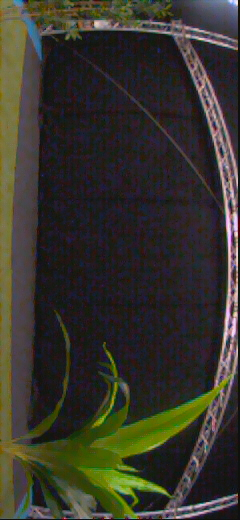
#> input picture DEVELOPMENT/downloads from drone/20260313-100130/131663663.jpg, 240 x 520 px; its folder holds only this picture in this run
$ python create_labeled_images.py
#> lines starting #> are read from the running program, lines starting #| are printed output that depends on the picture; after the words box and inside, x2 and y2 are one past the last pixel; in counts of white or black regions, pixels touching at a corner belong together
### DEVELOPMENT/Python/gd_riccardo/get_obstacle_info_Imp.py

import cv2
import numpy as np
from scipy.ndimage import median_filter

# [112 lines left out: functions find_ground_boundary, get_obstacle_regions, update_and_detect, not called in this run]


# [38 lines of commented-out code are left out]

def is_ground(Y, U, V):
    if U <= 115.50:
        if V <= 145.00:
            if Y <= 85.50:
                if Y <= 78.50:
                    return 0
                else:
                    return 0
            else:
                if U <= 92.50:
                    return 0
                else:
                    return 255
        else:
            if V <= 152.50:
                if Y <= 177.00:
                    return 255
                else:
                    return 0
            else:
                return 0
    else:
        if U <= 121.50:
            if V <= 137.50:
                if Y <= 87.50:
                    return 0
                else:
                    return 255
            else:
                if U <= 116.50:
                    return 0
                else:
                    return 0
        else:
            if U <= 122.50:
                if V <= 126.00:
                    return 0
                else:
                    return 0
            else:
                if Y <= 62.50:
                    return 0
                else:
                    return 0


vectorized_is_ground = np.vectorize(is_ground)

def detect_green_ground_ml(image_bgr, threshold, median_ksize=3):
    """
    Applies the hardcoded Python decision tree logic to the image.
    """
    # Convert BGR to YUV
    image_yuv = cv2.cvtColor(image_bgr, cv2.COLOR_BGR2YUV)

    # Split the image into its 3 separate color channels
    Y_channel, U_channel, V_channel = cv2.split(image_yuv)

    # Pass the entire channels into our vectorized logic tree at once
    mask = vectorized_is_ground(Y_channel, U_channel, V_channel)

    # Convert back to an 8-bit unsigned integer array for OpenCV
    mask = mask.astype(np.uint8)

    # Simple median blur to reduce speckles
    if median_ksize is not None and median_ksize >= 3 and median_ksize % 2 == 1:
        mask = cv2.medianBlur(mask, median_ksize)

    # Pixel stats
    green_pixel_count = cv2.countNonZero(mask)
    total_pixels = image_bgr.shape[0] * image_bgr.shape[1]
    green_fraction = green_pixel_count / total_pixels if total_pixels > 0 else 0.0

    status = "GROUND FOUND" if green_fraction > threshold else "NO GROUND"

    # Visualization
    result = cv2.bitwise_and(image_bgr, image_bgr, mask=mask)

    return mask, result, green_fraction, status

# [47 lines left out: function get_obstacle_info, not called in this run]

### DEVELOPMENT/Python/gd_riccardo/colored_blob_separator.py
import numpy as np
import cv2


def isolate_ground_blob(binary_img: np.ndarray):
    """
    Having a mask of black and white pixels, determine all the
    contiguous blobs of white pixels and give each of them a label.
    """

    result = cv2.connectedComponentsWithStats(binary_img.astype(np.uint8), connectivity=8)
    totalLabels, labeled_img, values, _ = result

    # values: rows = 1, 2, 3... for each label
    # row:    [pos left, pos top, box width, box height, area]

    indices = np.asarray(range(totalLabels))
    values = np.block([
        values, indices.reshape([-1, 1])
    ])

    # don't consider the background (index = 0)
    for blob_label in indices[1:]:

        blob_area       = values[blob_label, 4]
        blob_width      = values[blob_label, 3] # width in an absolute sense
        single_blob_img = labeled_img.copy()

        single_blob_img[single_blob_img != blob_label] = 0

        # filter out blobs smaller than 1000 pixels
        if blob_area < 1:
            labeled_img[labeled_img == blob_label] = 0
            continue

        # # filter out "unsmooth" blobs
        # elif not sdd.is_smooth_blob(single_blob_img, blob_area, blob_width):
        #     labeled_img[labeled_img == blob_label] = 0
        #     continue

    # set largest blobs to white (max value)
    labeled_img[labeled_img != 0] = 255

    return labeled_img


def fill_holes(binary_img: np.ndarray):
    """
    Fill spots of zeros inside the binary white ground blob
    """
    # Find all contours (external + holes)
    binary_img = binary_img.astype(np.uint8)
    contours, hierarchy = cv2.findContours(binary_img, cv2.RETR_CCOMP, cv2.CHAIN_APPROX_SIMPLE)

    filled = binary_img.copy()
    if hierarchy is not None:
        for i, h in enumerate(hierarchy[0]):
            # h[3] != -1 means it has a parent → it's a hole (inner contour)
            if h[3] != -1:
                cv2.drawContours(filled, contours, i, 255, thickness=cv2.FILLED)

    return np.asarray(filled)


# [52 lines that do not run on import are left out]

### DEVELOPMENT/Python/gd_riccardo/create_labeled_images.py
# python files -----
import solidity_detection as sdd
import colored_blob_separator as cds
import green_ground_detection as ggd
import ransac_fit as rsf
import obstacle_detection_ground as obs
import get_obstacle_info_Imp as imp

# libraries
import matplotlib.pyplot as plt
from glob import glob
import numpy as np
import cv2
import os

cv2.destroyAllWindows()

# folder_path = "../../../downloads from drone/20260313-100130"
# image_paths = sorted(glob(os.path.join(folder_path, "*.jpg")))
folder_path = r"C:\Users\neytc\Documents\TU_Delft\lecture_notes\mav\MAV_CW\DEVELOPMENT\downloads from drone\20260313-100130"
image_paths = sorted(glob(os.path.join(folder_path, "*.jpg")))

oa_color_count_frac = 0.05

# Creating the initial folders in case they do not exist
os.makedirs("../../training_images/training_b&w_13_march", exist_ok=True)
os.makedirs("../../training_images/training_color_13_march", exist_ok=True)
print(f"Looking in: {os.path.abspath(folder_path)}")
print(f"Found {len(image_paths)} images")
i = 0
for image_path in image_paths:

    print(i := i + 1)

    # sample 1 in 5 images
    # if i % 10 != 0: continue

    image_bgr = cv2.imread(image_path)
#> image_bgr is the input picture: shape (520, 240, 3); mean B, G, R 44, 52.7, 55.1
    if image_bgr is None:
        print(f"Skipping: {image_path}")
        continue

    # reduce quality of image
    factor = 0.2
    image_bgr = cv2.resize(image_bgr, (0,0), fx=factor, fy=factor)
#> image_bgr: shape (104, 48, 3)

    # Use the simple detector with a 3x3 median blur (fast, mild)
    mask, result, green_frac, status = imp.detect_green_ground_ml(image_bgr,
                                                         threshold=oa_color_count_frac,
                                                         median_ksize=5)
#> in detect_green_ground_ml, `image_yuv = cv2.cvtColor(image_bgr, cv2.COLOR_BGR2YUV)`: image_yuv: shape (104, 48, 3); mean of channels 0, 1, 2 53, 123.9, 130.4
#> in detect_green_ground_ml, `Y_channel, U_channel, V_channel = cv2.split(image_yuv)`:
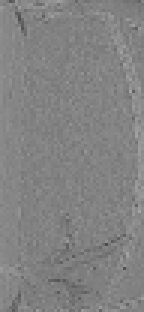
#> V_channel: shape (104, 48) (shown 3 times larger); min 74, max 165, mean 130.4
#> in detect_green_ground_ml, `mask = vectorized_is_ground(Y_channel, U_channel, V_channel)`: mask: shape (104, 48) int64; 7.7% white; 49 white regions (48 under 20 px), largest, box (x1, y1, x2, y2) and area: (0, 0, 7, 99) 292
#> in detect_green_ground_ml, `mask = cv2.medianBlur(mask, median_ksize)`:
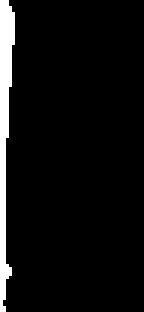
#> mask: shape (104, 48) (shown 3 times larger); 6% white; 1 white region, box (x1, y1, x2, y2) and area: (0, 0, 5, 104) 298
#> in detect_green_ground_ml, `green_pixel_count = cv2.countNonZero(mask)`: green_pixel_count = 298
#> in detect_green_ground_ml, `green_fraction = green_pixel_count / total_pixels if total_pixels > 0 ..`: green_fraction = 0.0597
#> in detect_green_ground_ml, `status = "GROUND FOUND" if green_fraction > threshold else "NO GROUND"`: status = 'GROUND FOUND'
#> green_frac = 0.0597; status = 'GROUND FOUND'

    # set detected pixels to white.
    result[result > 0] = 255
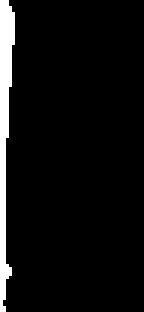
#> result: shape (104, 48, 3) (shown 3 times larger); 6% white; 1 white region, box (x1, y1, x2, y2) and area: (0, 0, 5, 104) 298

    # isolate the ground white blob
    mask = cds.isolate_ground_blob(binary_img=mask)
#> in isolate_ground_blob, `totalLabels, labeled_img, values, _ = result`: totalLabels = 2; values = [[1, 0, 47, 104, 4694], [0, 0, 5, 104, 298]]
#> in isolate_ground_blob, `values = np.block([ values, indices.reshape([-1, 1]) ])`: values = [[1, 0, 47, 104, 4694, 0], [0, 0, 5, 104, 298, 1]]
#> the loop in isolate_ground_blob, `for blob_label in indices[1:]: ` made 1 pass
#> (blob_area, blob_width) on pass 1: (298, 104)
#> in isolate_ground_blob, `labeled_img[labeled_img != 0] = 255`:
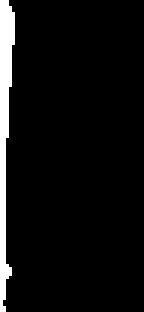
#> labeled_img: shape (104, 48) int32 (shown 3 times larger); 6% white; 1 white region
    mask = cds.fill_holes(mask)
#> in fill_holes, `contours, hierarchy = cv2.findContours(binary_img, cv2.RETR_CCOMP, cv2..`: contours = 1 contour; box (x1, y1, x2, y2) and area: (0, 0, 5, 104) 192
#> the loop in fill_holes, `for i, h in enumerate(hierarchy[0]): # h[3] != -1 means it has a paren..` made 1 pass
#> h on pass 1: [-1, -1, -1, -1]

    result[..., 0] = mask
    result[..., 1] = mask
    result[..., 2] = mask

    print(f"{os.path.basename(image_path)} -> {status} ({green_frac:.2%})")
#| 131663663.jpg -> GROUND FOUND (5.97%)

    # Rotate images 90° CCW and stack vertically
    image_rotated       = cv2.rotate(image_bgr, cv2.ROTATE_90_COUNTERCLOCKWISE)
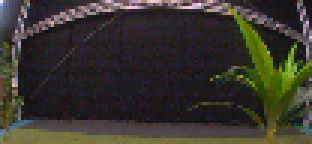
#> image_rotated: shape (48, 104, 3) (shown 3 times larger); mean B, G, R 44.6, 53.2, 55.7
    result_rotated      = cv2.rotate(result, cv2.ROTATE_90_COUNTERCLOCKWISE)
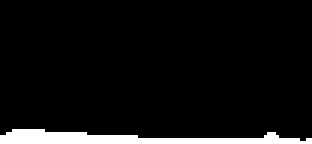
#> result_rotated: shape (48, 104, 3) (shown 3 times larger); 6% white; 1 white region, box (x1, y1, x2, y2) and area: (0, 43, 104, 48) 298
    combined_view       = np.vstack((image_rotated, result_rotated))
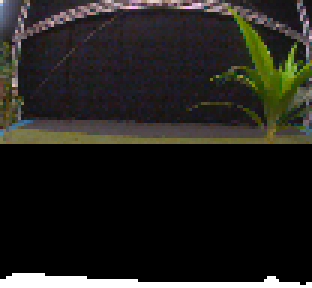
#> combined_view: shape (96, 104, 3) (shown 3 times larger); mean B, G, R 29.9, 34.2, 35.5

    filename = os.path.splitext(os.path.basename(image_path))[0]
    black_and_white_path = f"../../training_images/training_b&w_13_march\\{filename}.png"
    colored_path = f"../../training_images/training_color_13_march\\{filename}.png"
    # [5 lines of commented-out code are left out]
    ok_bw = cv2.imwrite(black_and_white_path, result_rotated)
    ok_color = cv2.imwrite(colored_path, image_rotated)

    # 1. Create a named window first
    # cv2.WINDOW_NORMAL allows the window to be resized
    cv2.namedWindow("Resized Window", cv2.WINDOW_NORMAL)

    # 2. Set the specific width and height you want
    cv2.resizeWindow("Resized Window", 1400, 800)

    # 3. Show the image using that specific window name
    cv2.imshow("Resized Window", combined_view)
    cv2.waitKey(1)

$ run again, on DEVELOPMENT/downloads from drone/20260313-100130/135696963.jpg
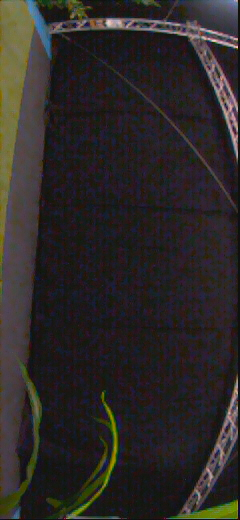
#> input picture DEVELOPMENT/downloads from drone/20260313-100130/135696963.jpg, 240 x 520 px
#> image_bgr is the input picture: shape (520, 240, 3); mean B, G, R 39.3, 40.4, 44.8
#> image_bgr: shape (104, 48, 3)
#> image_yuv: shape (104, 48, 3); mean of channels 0, 1, 2 42, 126.8, 130.8
#> green_pixel_count = 180
#> green_fraction = 0.0361
#> in detect_green_ground_ml, `status = "GROUND FOUND" if green_fraction > threshold else "NO GROUND"`: status = 'NO GROUND'
#> `mask, result, green_frac, status = imp.detect_green_ground_ml(image_bg..`: green_frac = 0.0361; status = 'NO GROUND'
#> in isolate_ground_blob, `totalLabels, labeled_img, values, _ = result`: totalLabels = 2; values = [[0, 0, 48, 104, 4812], [0, 0, 6, 49, 180]]
#> in isolate_ground_blob, `values = np.block([ values, indices.reshape([-1, 1]) ])`: values = [[0, 0, 48, 104, 4812, 0], [0, 0, 6, 49, 180, 1]]
#> the loop in isolate_ground_blob, `for blob_label in indices[1:]: ` made 1 pass
#> (blob_area, blob_width) on pass 1: (180, 49)
#> contours = 1 contour; box (x1, y1, x2, y2) and area: (0, 0, 6, 49) 129
#> the loop in fill_holes, `for i, h in enumerate(hierarchy[0]): # h[3] != -1 means it has a paren..` made 1 pass
#> h on pass 1: [-1, -1, -1, -1]
#| 135696963.jpg -> NO GROUND (3.61%)
#> result_rotated: shape (48, 104, 3); 3.6% white; 1 white region, box (x1, y1, x2, y2) and area: (0, 42, 49, 48) 180
#> `combined_view       = np.vstack((image_rotated, result_rotated))`:
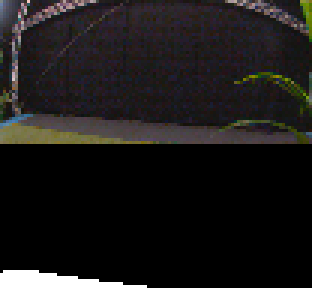
#> combined_view: shape (96, 104, 3) (shown 3 times larger); mean B, G, R 24.4, 25, 27.2
